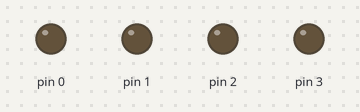
A sketch run on a simulated Arduino Uno, built with avr-gcc and run on an emulated ATmega328P. Parts: output pins drawn as LEDs (lit = HIGH).

Above: at 0.19 s.
At 2.19 s:
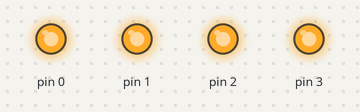
Timing chart, 0 to 3.0 s (numbered marks = the images above):
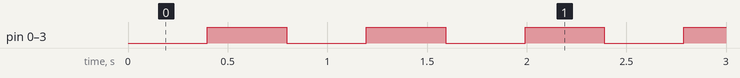

Measured:
- by itself, pin 0–3: alternates HIGH for 0.40 s and LOW for 0.40 s

The sketch:

1.3.ino
```cpp
#include <avr/io.h>
#include <util/delay.h>
int count = 0;
int main(void)
{
  DDRD = 0x0F;                      //DDRD = 0b00000001
  TCCR0A = 0x00;                    //Timer 0 (Normal Mode)
  TCCR0B = 0x03;                    //Prescaler of 64
  while(1)                          //Forever Loop
  {
    if (TCNT0 == 249)               //249 = 1 ms (Milliseconds)
    {
      count++;                      //count = count + 1
      TCNT0 = 0;                    //Timer gets reset
    }
    if(count == 400)                //Checking if the counter variable is equal to 400
    {
      PORTD ^= 0x0F;                //Toggle PD0, PD1, PD2, and PD3 pin
      count = 0;                    //Setting count variable as 0
    }
  }
}
```
